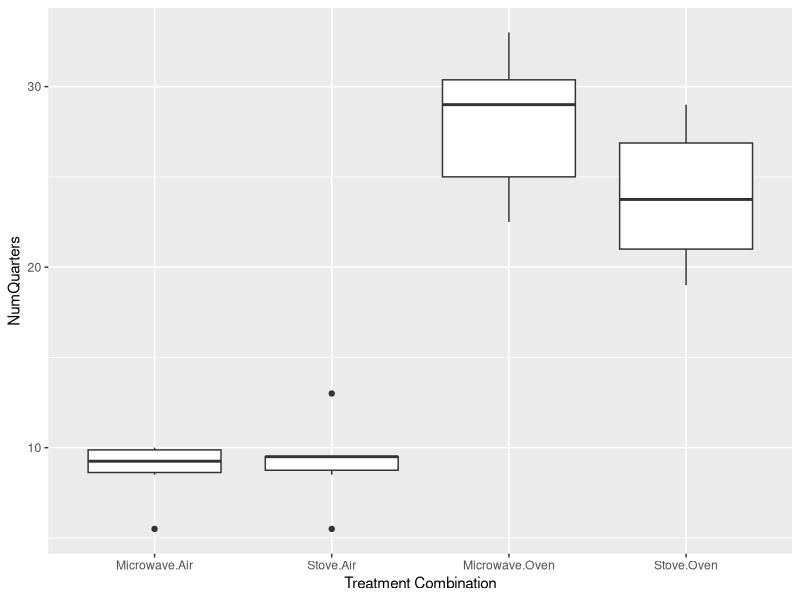
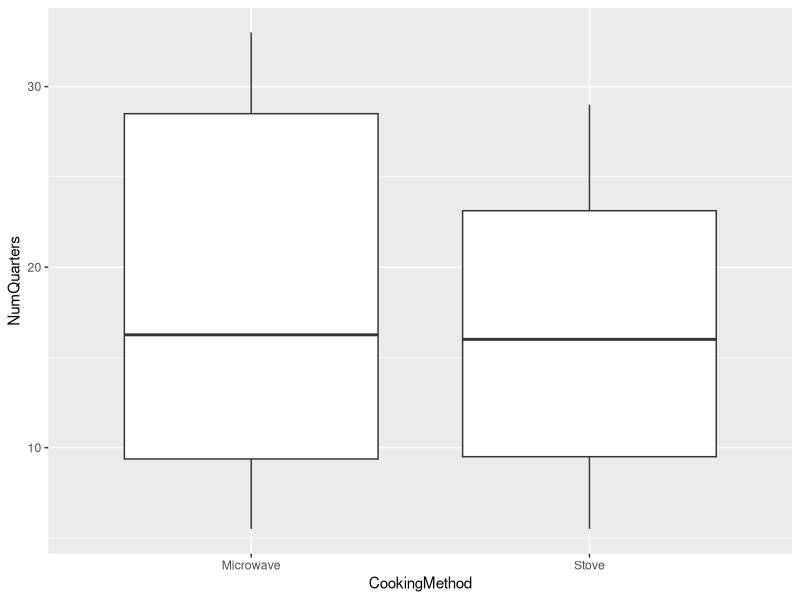
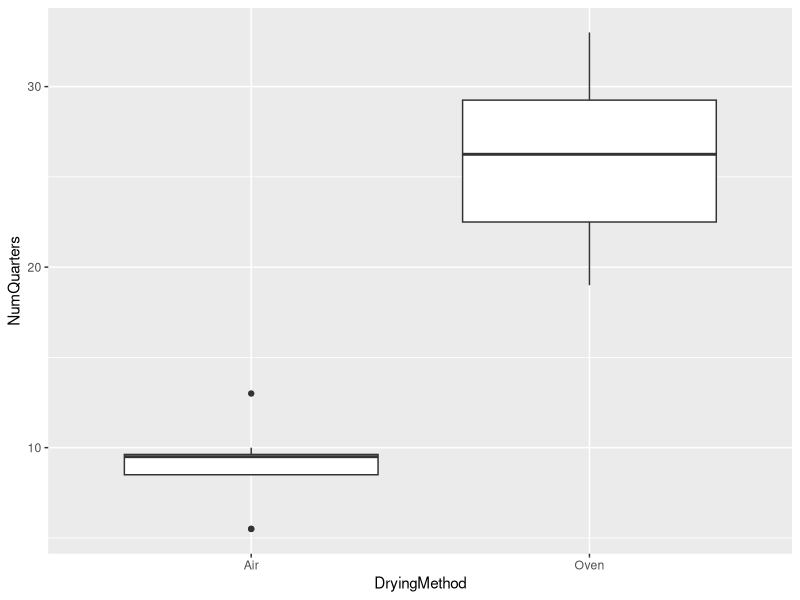
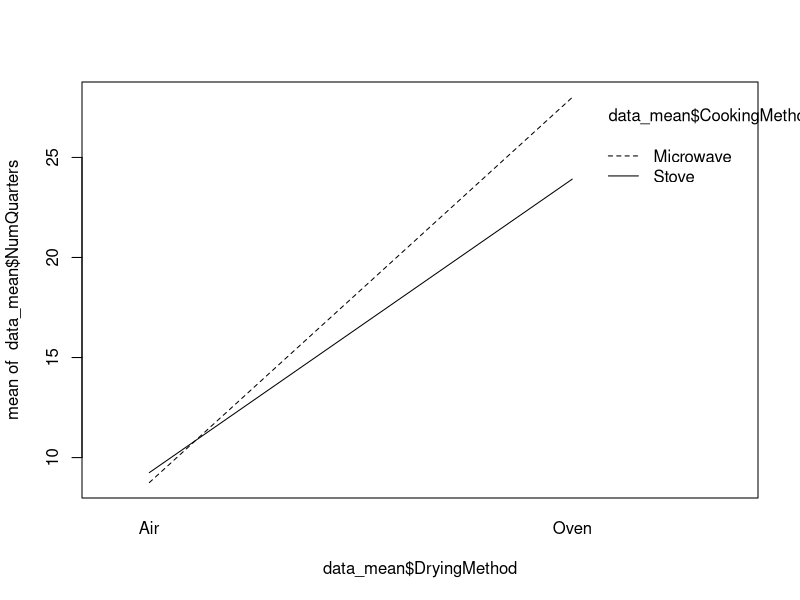
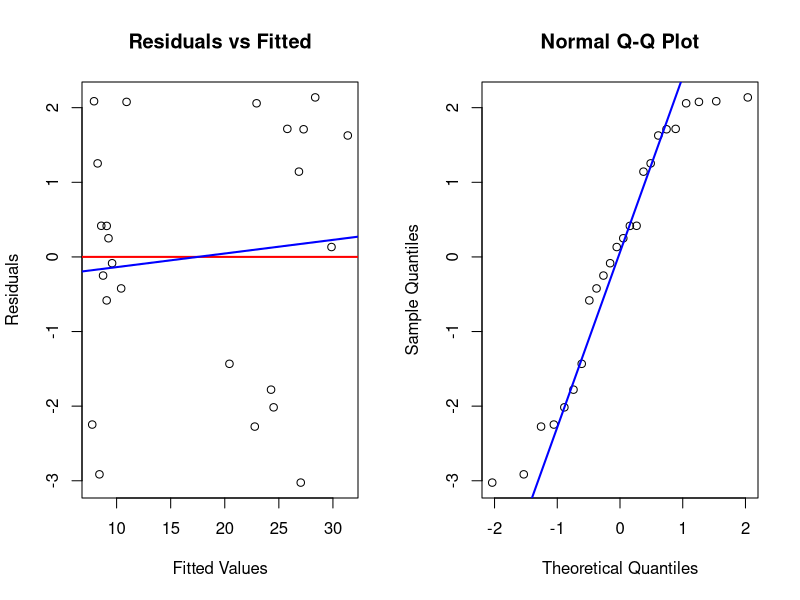

Source code (R) for these figures, in order:
## ---- chunk 1
#| echo: false
#| warning: false
#| message: false

library(tidyverse)
library(dplyr)
library(lmerTest) 

data <- read_csv("experiment.csv")

data$CookingMethod <- factor(data$CookingMethod)
data$DryingMethod  <- factor(data$DryingMethod)
data$Plot <- factor(data$Plot)

data_mean <- data %>%
  group_by(Plot, DryingMethod, CookingMethod) %>%
  summarise(NumQuarters = mean(NumQuarters), .groups = "drop")
## ---- chunk 2
fit <- lmer(NumQuarters ~ CookingMethod * DryingMethod + (1 | Plot), data = data_mean)
## ---- chunk 3
# by treatment factor
ggplot(data_mean, aes(x = interaction(CookingMethod, DryingMethod), y = NumQuarters)) +
  geom_boxplot() +
  labs(x = "Treatment Combination", y = "NumQuarters")

# by each factor

ggplot(data_mean, aes(x = CookingMethod, y = NumQuarters)) +
  geom_boxplot()

ggplot(data_mean, aes(x = DryingMethod, y = NumQuarters)) +
  geom_boxplot()
 # The boxplots show a clear difference between treatment combinations, especially driven by the drying method. The two Air groups (Microwave.Air and Stove.Air) both have low and fairly tight distributions centered around roughly 8–10 quarters, with only a couple of mild low outliers. In contrast, the Oven groups produce much higher values overall, with Microwave.Oven having the highest median (around the high 20s) and Stove.Oven slightly lower but still clearly above the Air groups. The spread is also larger for the Oven treatments, indicating more variability. When looking at factors individually, DryingMethod shows a strong effect (Oven >> Air), while CookingMethod shows a smaller difference with substantial overlap between Microwave and Stove. Overall, there are a few potential outliers, but nothing extreme enough to immediately raise concern.
## ---- chunk 4
interaction.plot(x.factor = data_mean$DryingMethod, trace.factor = data_mean$CookingMethod, response = data_mean$NumQuarters)

# The profile plot shows that the lines corresponding to the two cooking methods are not perfectly parallel, indicating that the effect of Cooking Method changes across levels of Drying Method. This suggests that an interaction exists between Cooking Method and Drying Method, as the difference between cooking methods depends on the drying method used.

## ---- chunk 5
par(mfrow = c(1, 2))

# Residuals vs Fitted
plot(fitted(fit), resid(fit),
     xlab = "Fitted Values",
     ylab = "Residuals",
     main = "Residuals vs Fitted",
     col = "black")

abline(h = 0, col = "red", lwd = 2)          # horizontal line at 0
abline(lm(resid(fit) ~ fitted(fit)), 
       col = "blue", lwd = 2)                # trend line (slope)

# Q-Q Plot
qqnorm(resid(fit), main = "Normal Q-Q Plot", col = "black")
qqline(resid(fit), col = "blue", lwd = 2)    # reference line

par(mfrow = c(1, 1))

# The residuals versus fitted values plot shows that the residuals are scattered around zero without any clear pattern or systematic structure, which suggests that the assumption of constant variance is reasonably satisfied. While there is slightly more spread among the larger fitted values, it is not severe enough to indicate a strong violation. The Q-Q plot shows that most of the residuals lie close to the reference line, indicating approximate normality. However, there are some noticeable deviations in the lower tail, suggesting a few extreme negative residuals. Overall, the normality assumption is reasonably met, with only minor departures that are not severe enough to invalidate the ANOVA results.
## ---- chunk 6
(a <- anova(fit))
## ---- chunk 7
data_mean %>%
  group_by(CookingMethod, DryingMethod) %>%
  summarise(mean = mean(NumQuarters))

# The treatment means show clear differences between the combinations of Cooking Method and Drying Method. The highest mean response was observed for the Microwave–Oven combination (mean = 28.00), followed by Stove–Oven (mean ≈ 23.92). In contrast, both Air drying treatments produced much lower responses, with Stove–Air (mean = 9.25) and Microwave–Air (mean = 8.75) showing very similar values. These results indicate that the choice of drying method has a strong effect, but the difference between cooking methods depends on the drying method. In particular, Microwave performs better than Stove under Oven drying, while the two methods are nearly indistinguishable under Air drying, which is consistent with the presence of a significant interaction.
## ---- chunk 8
library(emmeans)

emmeans(fit, ~ CookingMethod * DryingMethod)
# The optimal treatment combination was Microwave with Oven drying, which produced the highest estimated mean response of 28.00 quarters. A 95% confidence interval for this mean is (25.2, 30.8). This interval provides a range of plausible values for the true mean response under the optimal settings and indicates that the performance of this combination is substantially higher than the other treatment combinations.
